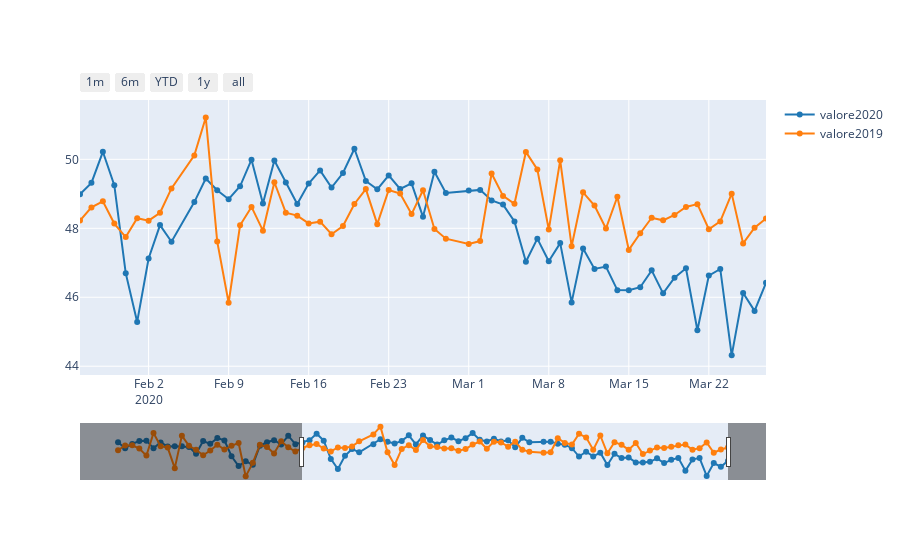

Notebook code cell kept with this figure:
### Code cell
display_year_on_year_avg_pollutant(data=selected_norm_data, comp_year=2019)
